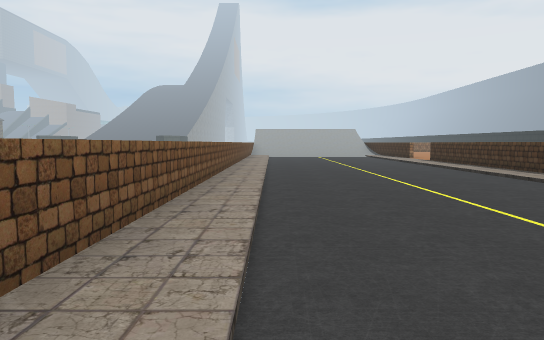
[1] (above)

18 first-person views from a walk through a scene from a Unity 3-D project. The camera is 1.2 m above the floor, tilts 4° down and sees 70° across. The floor is counted in squares, 2 m on a side. Each view is taken from the middle of a square. On the plan, view 1 faces up. The plan holds only what a view shows up to about 11 squares ahead; the rest is blank. The place goes on beyond the plan. Some surface patterns are stand-ins.

[2]
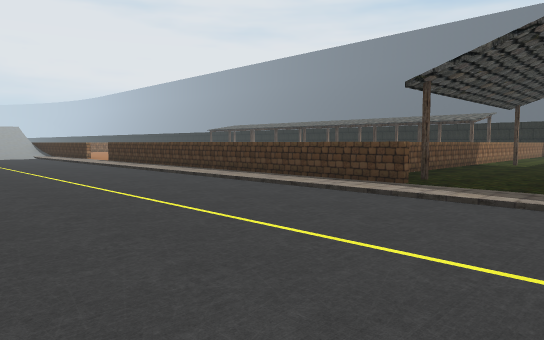

[3]
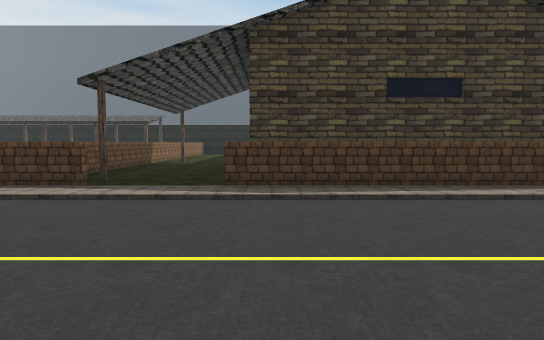

[4]
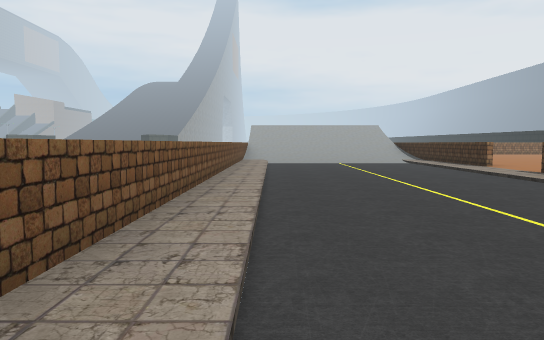

[5]
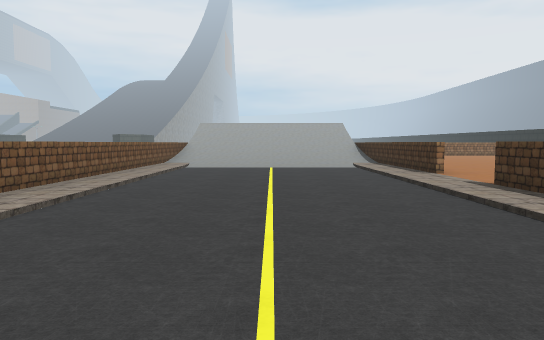

[6]
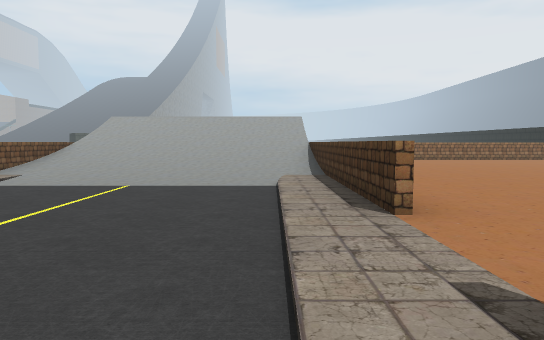

[7]
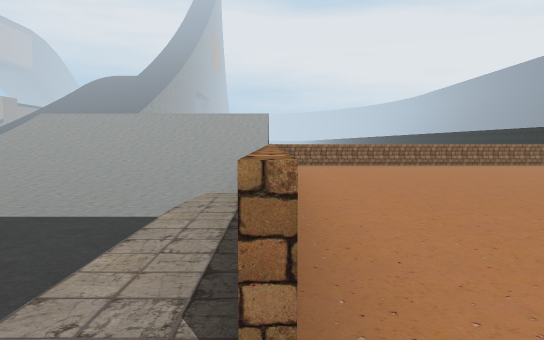

[8]
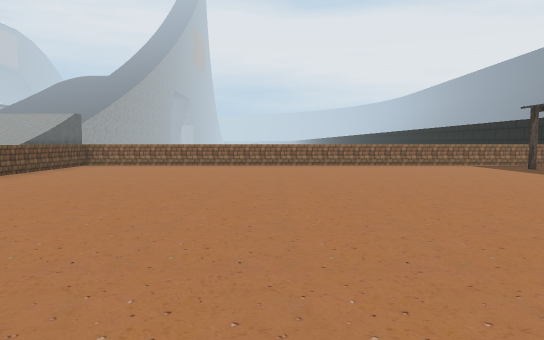

[9]
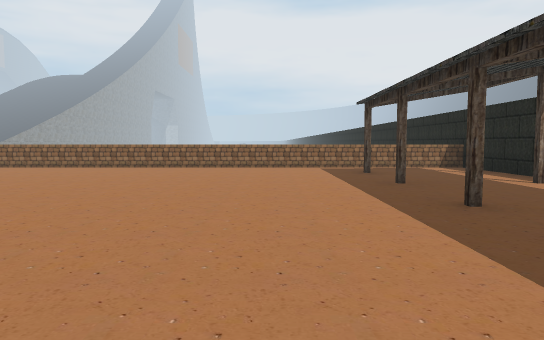

[10]
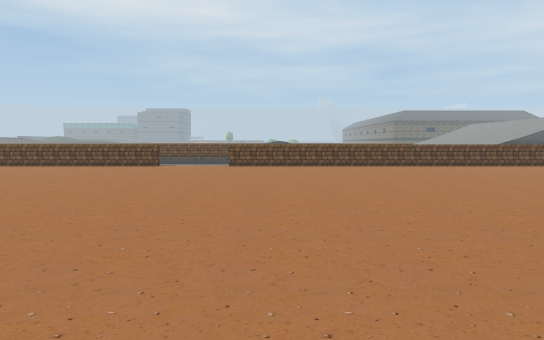

[11]
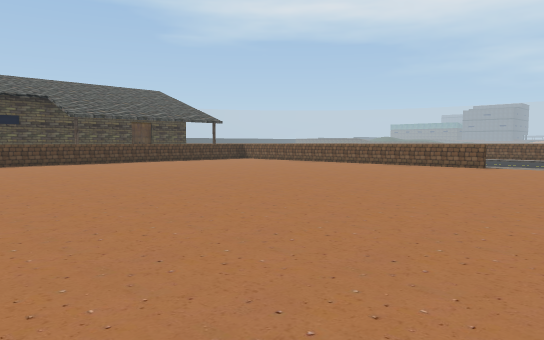

[12]
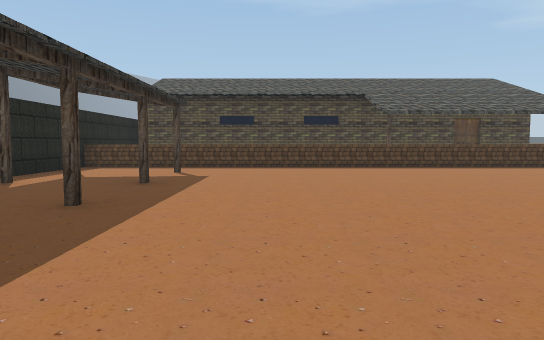

[13]
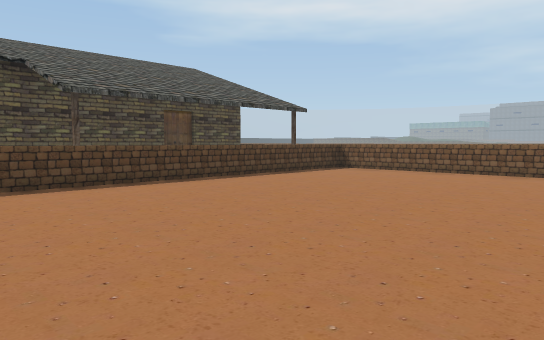

[14]
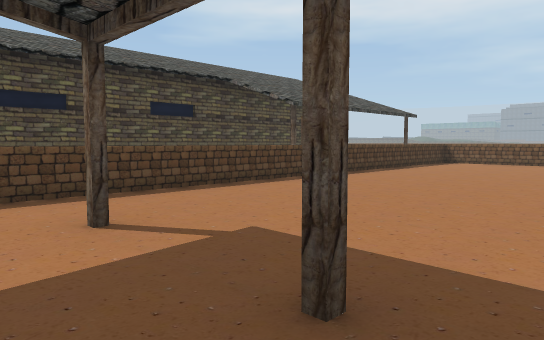

[15]
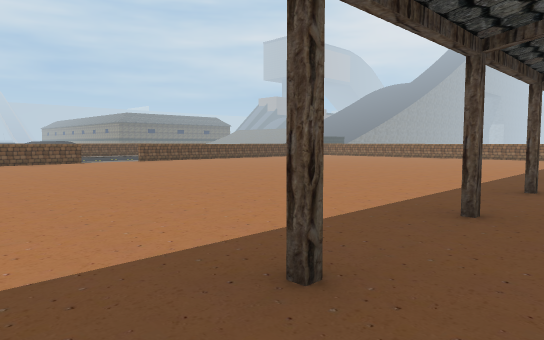

[16]
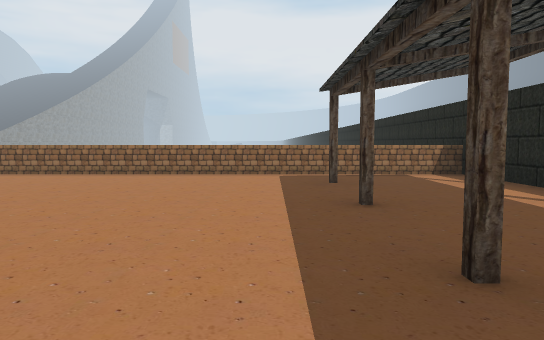

[17]
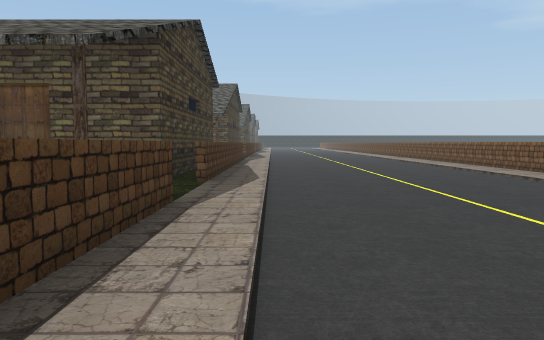

[18]
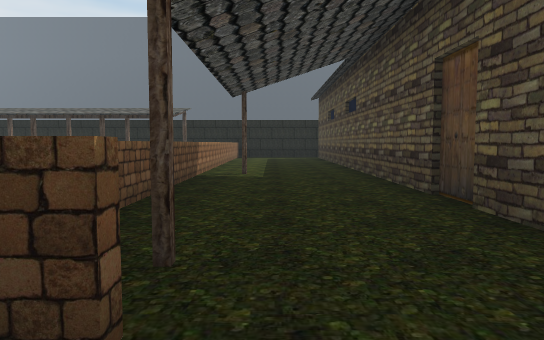

### Floor plan
Key: @ floor where view 1 was taken; # wall or solid block; . floor; / step, stairs or slope; = window, fence, low wall or low ledge; v drop or lower ground.
Columns run from 1 left of view 1 to 17 right of it. Each row starts with its distance up from view 1.
 24       #============
 23  /////#............
 22 v/////v..........#.
 21 v/////v............
 20 =/////=..........#.
 19 =/////=............
 18 =/////=..........#.
 17 =.....=...........
 16 =.....=..........
 15 =.....=...........
 14 =.....#...........
 13 =................#
 12 =.....#...........
 11 =.....=..........#.
 10 =.....=............
  9 =.....=..........#.
  8 =.....=............
  7 =.....=..........#.
  6 =.....=............
  5 =.....=..........#.
  4 =.....=............
  3 =.....##===========
  2 =................
  1 =................
  0  @....############
 -1 =.....##
 -2 =.....#
 -3 =.....#
 -4 =.....#
 -5 =.....#

Where each view was taken, in squares from view 1:
view 1: 0 up, 0 right, facing up
view 2: 0 up, 0 right, facing up-right
view 3: 0 up, 0 right, facing right
view 4: 5 up, 0 right, facing up
view 5: 7 up, 2 right, facing up
view 6: 11 up, 4 right, facing up
view 7: 13 up, 5 right, facing up
view 8: 13 up, 10 right, facing up
view 9: 14 up, 14 right, facing up
view 10: 15 up, 15 right, facing left
view 11: 15 up, 15 right, facing down-left
view 12: 13 up, 14 right, facing down
view 13: 9 up, 13 right, facing down-left
view 14: 8 up, 17 right, facing down-left
view 15: 8 up, 17 right, facing up-left
view 16: 16 up, 15 right, facing up
view 17: 6 up, 4 right, facing down
view 18: 2 up, 4 right, facing right
